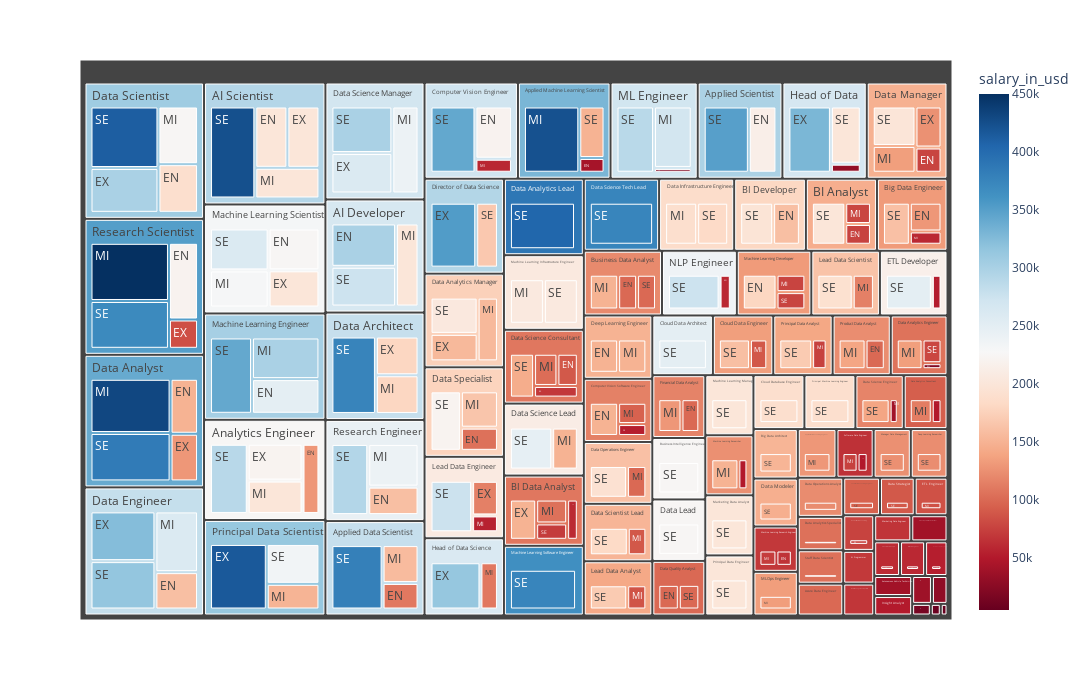

The cell this chart's notebook holds for it:
### Code cell
# Plotting the highest salaries by job title and experience
import plotly.express as px
job = df.groupby(['job_title','experience_level']).max()['salary_in_usd']
job = job.reset_index()
fig = px.treemap(job, path=['job_title','experience_level'], values='salary_in_usd', color = 'salary_in_usd', color_continuous_scale='RdBu')
fig.update_layout(width = 1200,
                 height = 700)
fig.show()

### Figure 1 — Plotly figure (JSON) as saved in the notebook; plotly's stock layout.template omitted (floating-point values rounded to 4 significant figures; data arrays with more than 128 entries replaced by an {"elided": "..."} marker saying what was removed)
{"data": [{"branchvalues": "total", "customdata": {"elided": "285x1 float values"}, "domain": {"x": [0, 1], "y": [0, 1]}, "hovertemplate": "labels=%{label}<br>salary_in_usd_sum=%{value}<br>parent=%{parent}<br>id=%{id}<br>salary_in_usd=%{color}<extra></extra>", "ids": {"elided": "285 str values"}, "labels": {"elided": "285 str values"}, "marker": {"coloraxis": "coloraxis", "colors": {"elided": "285 float values"}}, "name": "", "parents": {"elided": "285 str values"}, "type": "treemap", "values": {"elided": "285 int values"}}], "layout": {"coloraxis": {"colorbar": {"title": {"text": "salary_in_usd"}}, "colorscale": [[0, "rgb(103,0,31)"], [0.1, "rgb(178,24,43)"], [0.2, "rgb(214,96,77)"], [0.3, "rgb(244,165,130)"], [0.4, "rgb(253,219,199)"], [0.5, "rgb(247,247,247)"], [0.6, "rgb(209,229,240)"], [0.7, "rgb(146,197,222)"], [0.8, "rgb(67,147,195)"], [0.9, "rgb(33,102,172)"], [1, "rgb(5,48,97)"]]}, "height": 700, "legend": {"tracegroupgap": 0}, "margin": {"t": 60}, "width": 1200}}
